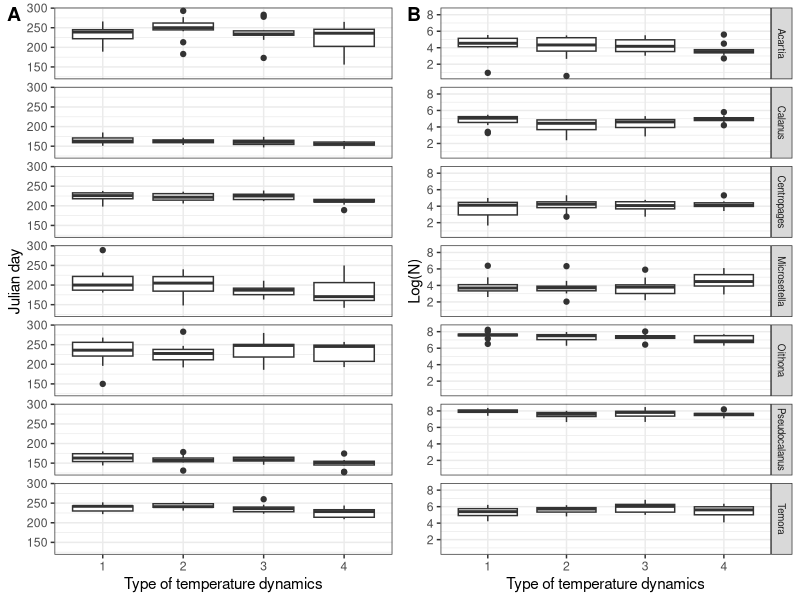

Generate this figure with R:
## ---- chunk 1
library(knitr)
opts_chunk$set(echo = FALSE, message = F)
## ---- chunk 2
library(readxl)
library(ggplot2)
library(dplyr)
library(reshape2)
library(tidyr)
library(cowplot)

## ---- chunk 3
phen <- read_excel("Data/Phenology_2021.xlsx", sheet = "phenology")


phen_middle <- 
phen %>% select(Year, Temp_dynamics_type, Calanus_50_perc, Pseudocalanus_50_perc, Acartia_50_perc, Centropages_50_perc, Temora_50_perc, Microsetella_50_perc, Oithona_50_perc) %>% melt(id.vars = c("Year", "Temp_dynamics_type")) %>% filter(!is.na(Temp_dynamics_type)) %>% filter(Temp_dynamics_type != 5) 


phen_middle$variable <- gsub("_50_perc", "", phen_middle$variable)

Pl_Middle <- 
phen_middle %>% 
ggplot(., aes(x = factor(Temp_dynamics_type), y = value)) + geom_boxplot() + facet_wrap(~variable, ncol =1) + labs(x= "Type of temperature dynamics", y = "Julian day") + theme_bw() + theme(strip.text = element_blank())

phen_N <- 
phen %>% select(Year, Temp_dynamics_type, Calanus_N, Pseudocalanus_N, Acartia_N, Centropages_N, Temora_N, Microsetella_N, Oithona_N) %>% melt(id.vars = c("Year", "Temp_dynamics_type")) %>% filter(!is.na(Temp_dynamics_type)) %>% filter(Temp_dynamics_type != 5) 


phen_N$variable <- gsub("_N", "", phen_N$variable)

Pl_N <-
phen_N %>% 
  ggplot(., aes(x = factor(Temp_dynamics_type), y = log(value) )) + geom_boxplot() + facet_wrap(~variable, ncol = 1, strip.position="right") + labs(x= "Type of temperature dynamics", y = "Log(N)") + theme_bw() + theme(strip.text = element_text(size = 7)) 


## ---- chunk 4
plot_grid(Pl_Middle, Pl_N, ncol = 2, labels = c("A", "B"))
